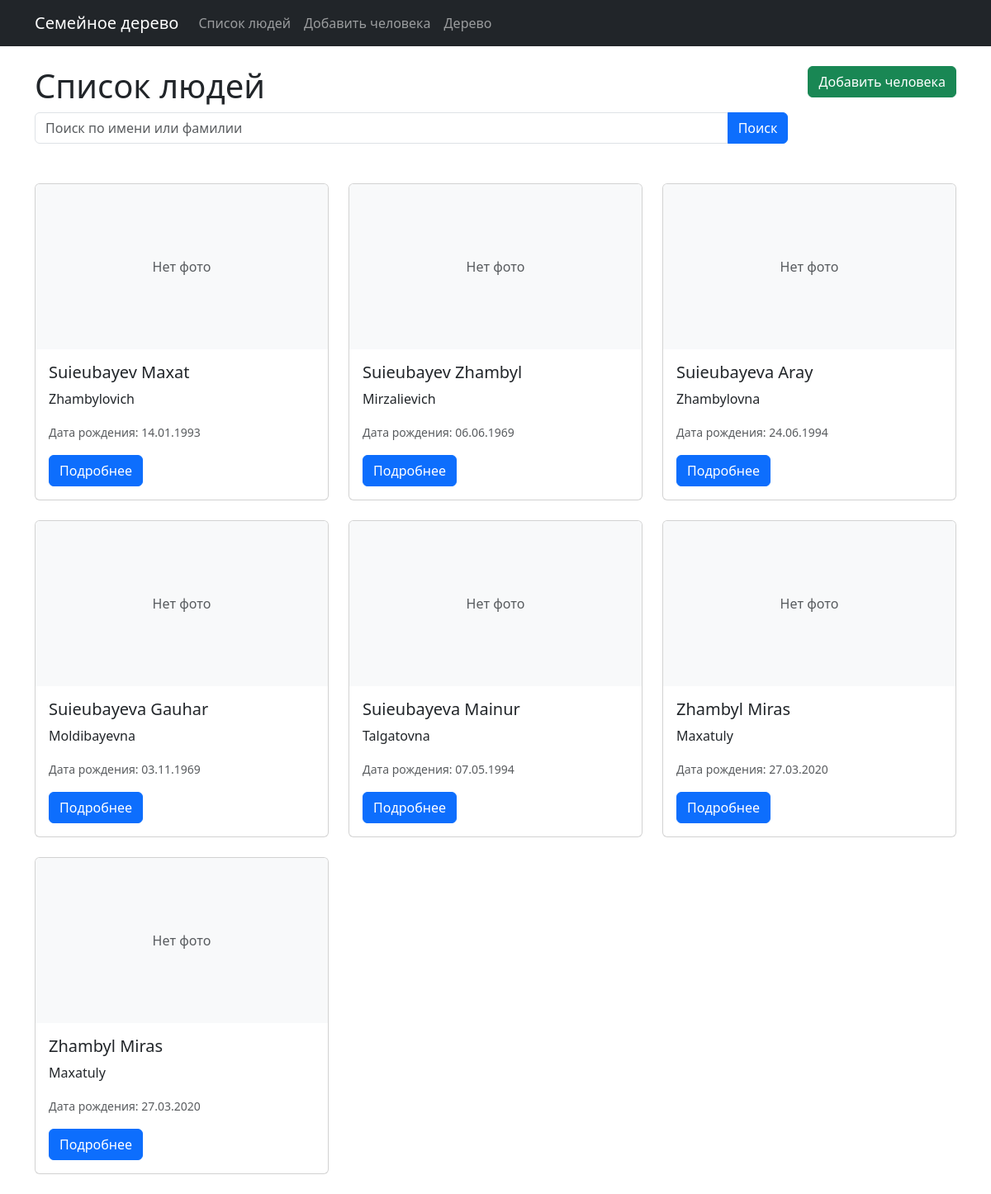
Before: / with the older database file.
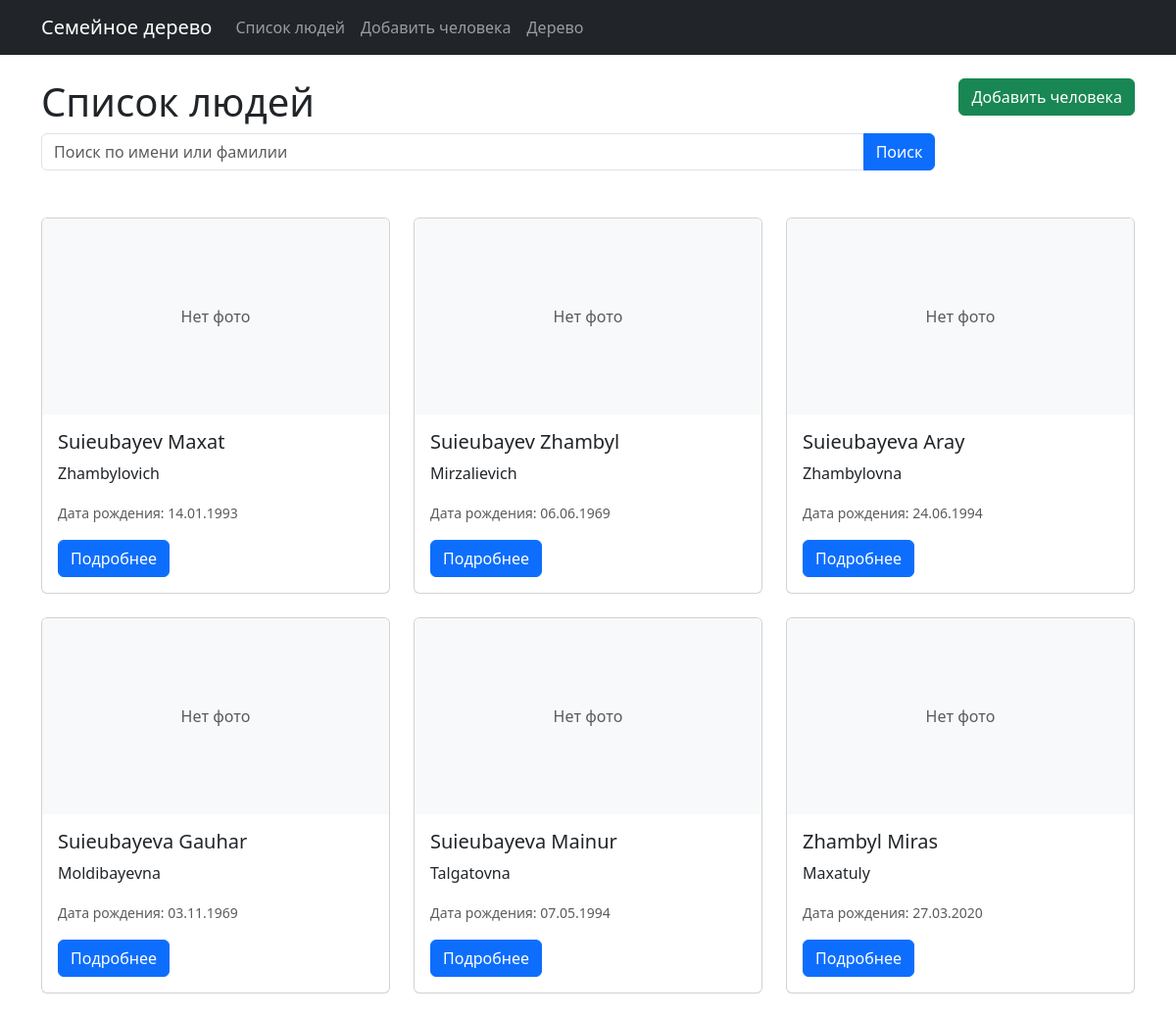
After: the same page with the newer database file.
### tree/models.py (models this page shows, shortened)
class Person(models.Model):
    GENDER_CHOICES = [
        ('M', 'Мужской'),
        ('F', 'Женский'),
        ('O', 'Другой'),
    ]
    first_name = models.CharField('Имя', max_length=100)
    last_name = models.CharField('Фамилия', max_length=100)
    middle_name = models.CharField('Отчество', max_length=100, blank=True, default='')
    gender = models.CharField('Пол', max_length=1, choices=GENDER_CHOICES, default='O')
    date_of_birth = models.DateField('Дата рождения')
    place_of_birth = models.CharField('Место рождения', max_length=200, blank=True, null=True)
    date_of_death = models.DateField('Дата смерти', null=True, blank=True)
    place_of_death = models.CharField('Место смерти', max_length=200, blank=True)
    biography = models.TextField('Биография', blank=True, default='')
    photo = models.ImageField('Фото', upload_to='persons/', blank=True, null=True)
    personal_page = models.URLField('Личная страница', max_length=200, blank=True)
    email = models.EmailField('Email', blank=True)
    phone = models.CharField('Телефон', max_length=20, blank=True)
    address = models.TextField('Адрес', blank=True)
    occupation = models.CharField('Род занятий', max_length=200, blank=True)
    education = models.TextField('Образование', blank=True)
    parents = models.ManyToManyField('self', related_name='children', symmetrical=False, blank=True)
    spouse = models.OneToOneField('self', on_delete=models.SET_NULL, null=True, blank=True, related_name='partner')
    created_at = models.DateTimeField('Дата создания', auto_now_add=True)
    updated_at = models.DateTimeField('Дата обновления', auto_now=True)
    class Meta:
        verbose_name = 'Человек'
        verbose_name_plural = 'Люди'
        ordering = ['last_name', 'first_name']

### tree/views.py (the view)
# urls.py: path('', views.PersonListView.as_view(), name='person_list'),
class PersonListView(ListView):
    model = Person
    template_name = 'tree/person_list.html'
    context_object_name = 'persons'
    paginate_by = 12
    def get_queryset(self):
        queryset = Person.objects.all()
        q = self.request.GET.get('q')
        if q:
            queryset = queryset.filter(
                first_name__icontains=q
            ) | queryset.filter(
                last_name__icontains=q
            )
        return queryset

### tree/templates/tree/person_list.html (shortened to what this page needs)
{% extends 'tree/base.html' %}
{% block content %}
<div class="row mb-4">
    <div class="col">
        <h1>Список людей</h1>
        <form method="get" class="mb-4">
            <div class="input-group">
                <input type="text" name="q" class="form-control" placeholder="Поиск по имени или фамилии" value="{{ request.GET.q }}">
                <button class="btn btn-primary" type="submit">Поиск</button>
            </div>
        </form>
    </div>
    <div class="col-auto">
        <a href="{% url 'person_create' %}" class="btn btn-success">Добавить человека</a>
    </div>
</div>
<div class="row">
    {% for person in persons %}
    <div class="col-md-4 mb-4">
        <div class="card h-100">
            {% if person.photo %}
            <img src="{{ person.photo.url }}" class="card-img-top" alt="{{ person }}" style="height: 200px; object-fit: cover;">
            {% else %}
            <div class="card-img-top bg-light d-flex align-items-center justify-content-center" style="height: 200px;">
                <span class="text-muted">Нет фото</span>
            </div>
            {% endif %}
            <div class="card-body">
                <h5 class="card-title">{{ person.last_name }} {{ person.first_name }}</h5>
                {% if person.middle_name %}
                <p class="card-text">{{ person.middle_name }}</p>
                {% endif %}
                <p class="card-text">
                    <small class="text-muted">Дата рождения: {{ person.date_of_birth|date:"d.m.Y" }}</small>
                </p>
                <a href="{% url 'person_detail' person.pk %}" class="btn btn-primary">Подробнее</a>
            </div>
        </div>
    </div>
    {% empty %}
    <div class="col">
        <p>Люди не найдены.</p>
    </div>
    {% endfor %}
</div>
{% endblock %}

### tree/templates/tree/base.html (shortened to what this page needs)
<!DOCTYPE html>
<html lang="ru">
<head>
    <link href="https://cdn.jsdelivr.net/npm/bootstrap@5.3.0/dist/css/bootstrap.min.css" rel="stylesheet">
</head>
<body>
    <nav class="navbar navbar-expand-lg navbar-dark bg-dark">
        <div class="container">
            <a class="navbar-brand" href="{% url 'person_list' %}">Семейное дерево</a>
            <div class="collapse navbar-collapse" id="navbarNav">
                <ul class="navbar-nav">
                    <li class="nav-item">
                        <a class="nav-link" href="{% url 'person_list' %}">Список людей</a>
                    </li>
                    <li class="nav-item">
                        <a class="nav-link" href="{% url 'person_create' %}">Добавить человека</a>
                    </li>
                    <li class="nav-item">
                        <a class="nav-link" href="{% url 'tree_view' %}">Дерево</a>
                    </li>
                </ul>
            </div>
        </div>
    </nav>
    <div class="container mt-4">
        {% block content %}
        {% endblock %}
    </div>
</body>
</html>

Changed rows visible on the page:
removed Person: photo "Нет фото", last_name "Zhambyl", first_name "Miras", middle_name "Maxatuly", date_of_birth "27.03.2020"
